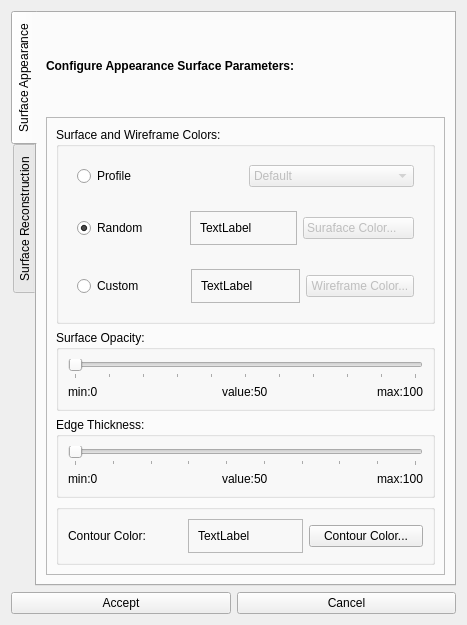
<?xml version="1.0" encoding="UTF-8"?>
<ui version="4.0">
 <class>Dialog</class>
 <widget class="QDialog" name="Dialog">
  <property name="geometry">
   <rect>
    <x>0</x>
    <y>0</y>
    <width>467</width>
    <height>625</height>
   </rect>
  </property>
  <property name="windowTitle">
   <string>Dialog</string>
  </property>
  <layout class="QVBoxLayout" name="verticalLayout_2">
   <item>
    <widget class="QTabWidget" name="tabWidget">
     <property name="tabPosition">
      <enum>QTabWidget::West</enum>
     </property>
     <property name="currentIndex">
      <number>0</number>
     </property>
     <widget class="QWidget" name="tab_3">
      <attribute name="title">
       <string>Surface Appearance</string>
      </attribute>
      <layout class="QVBoxLayout" name="verticalLayout_10">
       <item>
        <widget class="QLabel" name="label">
         <property name="text">
          <string>&lt;html&gt;&lt;head/&gt;&lt;body&gt;&lt;p&gt;&lt;span style=&quot; font-weight:600;&quot;&gt;Configure Appearance Surface Parameters:&lt;/span&gt;&lt;/p&gt;&lt;/body&gt;&lt;/html&gt;</string>
         </property>
        </widget>
       </item>
       <item>
        <widget class="QFrame" name="frame_15">
         <property name="frameShape">
          <enum>QFrame::StyledPanel</enum>
         </property>
         <property name="frameShadow">
          <enum>QFrame::Raised</enum>
         </property>
         <layout class="QVBoxLayout" name="verticalLayout_9">
          <item>
           <widget class="QGroupBox" name="groupBox">
            <property name="title">
             <string>Surface and Wireframe Colors:</string>
            </property>
            <layout class="QVBoxLayout" name="verticalLayout_12">
             <item>
              <widget class="QFrame" name="frame_22">
               <layout class="QHBoxLayout" name="horizontalLayout_19">
                <item>
                 <widget class="QRadioButton" name="radioButtonProfile">
                  <property name="text">
                   <string>Profile</string>
                  </property>
                  <attribute name="buttonGroup">
                   <string notr="true">buttonGroup</string>
                  </attribute>
                 </widget>
                </item>
                <item>
                 <widget class="QComboBox" name="comboBoxSProfile">
                  <property name="enabled">
                   <bool>false</bool>
                  </property>
                  <item>
                   <property name="text">
                    <string>Default</string>
                   </property>
                  </item>
                  <item>
                   <property name="text">
                    <string>Terrain</string>
                   </property>
                  </item>
                  <item>
                   <property name="text">
                    <string>Wireframe</string>
                   </property>
                  </item>
                  <item>
                   <property name="text">
                    <string>Transparent</string>
                   </property>
                  </item>
                  <item>
                   <property name="text">
                    <string>Presentation</string>
                   </property>
                  </item>
                 </widget>
                </item>
               </layout>
              </widget>
             </item>
             <item>
              <widget class="QFrame" name="frame">
               <layout class="QHBoxLayout" name="horizontalLayout_20">
                <item>
                 <widget class="QRadioButton" name="radioButtonRandom">
                  <property name="text">
                   <string>Random</string>
                  </property>
                  <property name="checked">
                   <bool>true</bool>
                  </property>
                  <attribute name="buttonGroup">
                   <string notr="true">buttonGroup</string>
                  </attribute>
                 </widget>
                </item>
                <item>
                 <layout class="QVBoxLayout" name="verticalLayout_16">
                  <item>
                   <widget class="QFrame" name="frameSurface">
                    <property name="frameShape">
                     <enum>QFrame::StyledPanel</enum>
                    </property>
                    <property name="frameShadow">
                     <enum>QFrame::Raised</enum>
                    </property>
                    <layout class="QHBoxLayout" name="horizontalLayout_2">
                     <item>
                      <widget class="QLabel" name="labelSurface">
                       <property name="text">
                        <string>TextLabel</string>
                       </property>
                      </widget>
                     </item>
                    </layout>
                   </widget>
                  </item>
                 </layout>
                </item>
                <item>
                 <widget class="QPushButton" name="pushButtonSurface">
                  <property name="enabled">
                   <bool>false</bool>
                  </property>
                  <property name="text">
                   <string>Suraface Color...    </string>
                  </property>
                 </widget>
                </item>
               </layout>
              </widget>
             </item>
             <item>
              <widget class="QFrame" name="frame_11">
               <layout class="QHBoxLayout" name="horizontalLayout_11">
                <item>
                 <widget class="QRadioButton" name="radioButtonCustom">
                  <property name="text">
                   <string>Custom</string>
                  </property>
                  <attribute name="buttonGroup">
                   <string notr="true">buttonGroup</string>
                  </attribute>
                 </widget>
                </item>
                <item>
                 <layout class="QVBoxLayout" name="verticalLayout_17">
                  <item>
                   <widget class="QFrame" name="frameWireframe">
                    <property name="frameShape">
                     <enum>QFrame::StyledPanel</enum>
                    </property>
                    <property name="frameShadow">
                     <enum>QFrame::Raised</enum>
                    </property>
                    <layout class="QHBoxLayout" name="horizontalLayout_12">
                     <item>
                      <widget class="QLabel" name="labelWireframe">
                       <property name="text">
                        <string>TextLabel</string>
                       </property>
                      </widget>
                     </item>
                    </layout>
                   </widget>
                  </item>
                 </layout>
                </item>
                <item>
                 <widget class="QPushButton" name="pushButtonWireframe">
                  <property name="enabled">
                   <bool>false</bool>
                  </property>
                  <property name="text">
                   <string>Wireframe Color...</string>
                  </property>
                 </widget>
                </item>
               </layout>
              </widget>
             </item>
            </layout>
           </widget>
          </item>
          <item>
           <widget class="QGroupBox" name="groupBox_3">
            <property name="title">
             <string>Surface Opacity:</string>
            </property>
            <layout class="QVBoxLayout" name="verticalLayout_13">
             <item>
              <widget class="QSlider" name="horizontalSliderOpacity">
               <property name="minimum">
                <number>0</number>
               </property>
               <property name="maximum">
                <number>100</number>
               </property>
               <property name="singleStep">
                <number>10</number>
               </property>
               <property name="pageStep">
                <number>10</number>
               </property>
               <property name="orientation">
                <enum>Qt::Horizontal</enum>
               </property>
               <property name="tickPosition">
                <enum>QSlider::TicksBelow</enum>
               </property>
              </widget>
             </item>
             <item>
              <layout class="QHBoxLayout" name="horizontalLayout_4">
               <item>
                <widget class="QLabel" name="labelOpacityMin">
                 <property name="text">
                  <string>min:0</string>
                 </property>
                </widget>
               </item>
               <item alignment="Qt::AlignHCenter">
                <widget class="QLabel" name="labelOpacityValue">
                 <property name="text">
                  <string>value:50</string>
                 </property>
                </widget>
               </item>
               <item alignment="Qt::AlignRight">
                <widget class="QLabel" name="labelOpacityMax">
                 <property name="text">
                  <string>max:100</string>
                 </property>
                </widget>
               </item>
              </layout>
             </item>
            </layout>
           </widget>
          </item>
          <item>
           <widget class="QGroupBox" name="groupBox_4">
            <property name="title">
             <string>Edge Thickness:</string>
            </property>
            <layout class="QVBoxLayout" name="verticalLayout_3">
             <item>
              <widget class="QSlider" name="horizontalSliderThickness">
               <property name="minimum">
                <number>1</number>
               </property>
               <property name="maximum">
                <number>10</number>
               </property>
               <property name="pageStep">
                <number>1</number>
               </property>
               <property name="orientation">
                <enum>Qt::Horizontal</enum>
               </property>
               <property name="tickPosition">
                <enum>QSlider::TicksBelow</enum>
               </property>
              </widget>
             </item>
             <item>
              <layout class="QHBoxLayout" name="horizontalLayout_5">
               <item>
                <widget class="QLabel" name="labelThicknessMin">
                 <property name="text">
                  <string>min:0</string>
                 </property>
                </widget>
               </item>
               <item alignment="Qt::AlignHCenter">
                <widget class="QLabel" name="labelThicknessValue">
                 <property name="text">
                  <string>value:50</string>
                 </property>
                </widget>
               </item>
               <item alignment="Qt::AlignRight">
                <widget class="QLabel" name="labelThicknessMax">
                 <property name="text">
                  <string>max:100</string>
                 </property>
                </widget>
               </item>
              </layout>
             </item>
            </layout>
           </widget>
          </item>
          <item>
           <widget class="QGroupBox" name="groupBox_2">
            <layout class="QHBoxLayout" name="horizontalLayout_21">
             <item>
              <widget class="QLabel" name="label_2">
               <property name="text">
                <string>Contour Color:</string>
               </property>
              </widget>
             </item>
             <item>
              <widget class="QFrame" name="frameContour">
               <property name="frameShape">
                <enum>QFrame::StyledPanel</enum>
               </property>
               <property name="frameShadow">
                <enum>QFrame::Raised</enum>
               </property>
               <layout class="QHBoxLayout" name="horizontalLayout_22">
                <item>
                 <widget class="QLabel" name="labelContour">
                  <property name="text">
                   <string>TextLabel</string>
                  </property>
                 </widget>
                </item>
               </layout>
              </widget>
             </item>
             <item>
              <widget class="QPushButton" name="pushButtonContour">
               <property name="text">
                <string>Contour Color...</string>
               </property>
              </widget>
             </item>
            </layout>
           </widget>
          </item>
         </layout>
        </widget>
       </item>
      </layout>
     </widget>
     <widget class="QWidget" name="tab_4">
      <attribute name="title">
       <string>Surface Reconstruction</string>
      </attribute>
      <layout class="QVBoxLayout" name="verticalLayout_11">
       <item>
        <widget class="QLabel" name="label_12">
         <property name="text">
          <string>&lt;html&gt;&lt;head/&gt;&lt;body&gt;&lt;p&gt;&lt;span style=&quot; font-weight:600;&quot;&gt;Configure Delaunay Surface Reconstruction Parameters:&lt;/span&gt;&lt;/p&gt;&lt;/body&gt;&lt;/html&gt;</string>
         </property>
        </widget>
       </item>
       <item>
        <widget class="QFrame" name="frame_13">
         <property name="frameShape">
          <enum>QFrame::StyledPanel</enum>
         </property>
         <property name="frameShadow">
          <enum>QFrame::Raised</enum>
         </property>
         <layout class="QVBoxLayout" name="verticalLayout_14">
          <item>
           <layout class="QHBoxLayout" name="horizontalLayout_13">
            <item>
             <widget class="QLabel" name="label_38">
              <property name="text">
               <string>Profiles:</string>
              </property>
             </widget>
            </item>
            <item>
             <widget class="QComboBox" name="comboBoxDProfile">
              <item>
               <property name="text">
                <string>Default</string>
               </property>
              </item>
              <item>
               <property name="text">
                <string>High Resolution</string>
               </property>
              </item>
              <item>
               <property name="text">
                <string>Typical Gis</string>
               </property>
              </item>
              <item>
               <property name="text">
                <string>Noisy Data</string>
               </property>
              </item>
              <item>
               <property name="text">
                <string>Contour Preserving</string>
               </property>
              </item>
             </widget>
            </item>
           </layout>
          </item>
          <item>
           <widget class="QFrame" name="frame_2">
            <property name="frameShape">
             <enum>QFrame::StyledPanel</enum>
            </property>
            <property name="frameShadow">
             <enum>QFrame::Raised</enum>
            </property>
            <layout class="QHBoxLayout" name="horizontalLayout">
             <item>
              <widget class="QLabel" name="label_13">
               <property name="text">
                <string>Cleaner Tolerance:      </string>
               </property>
              </widget>
             </item>
             <item>
              <layout class="QVBoxLayout" name="verticalLayout">
               <item>
                <widget class="QSlider" name="horizontalSliderCTolerance">
                 <property name="minimum">
                  <number>10</number>
                 </property>
                 <property name="maximum">
                  <number>10000</number>
                 </property>
                 <property name="singleStep">
                  <number>100</number>
                 </property>
                 <property name="pageStep">
                  <number>1000</number>
                 </property>
                 <property name="orientation">
                  <enum>Qt::Horizontal</enum>
                 </property>
                 <property name="tickPosition">
                  <enum>QSlider::TicksBelow</enum>
                 </property>
                </widget>
               </item>
               <item>
                <layout class="QHBoxLayout" name="horizontalLayout_6">
                 <item>
                  <widget class="QLabel" name="labelCToleranceMin">
                   <property name="text">
                    <string>min:0</string>
                   </property>
                  </widget>
                 </item>
                 <item alignment="Qt::AlignHCenter">
                  <widget class="QLabel" name="labelCToleranceValue">
                   <property name="text">
                    <string>value:50</string>
                   </property>
                  </widget>
                 </item>
                 <item alignment="Qt::AlignRight">
                  <widget class="QLabel" name="labelCToleranceMax">
                   <property name="text">
                    <string>max:100</string>
                   </property>
                  </widget>
                 </item>
                </layout>
               </item>
              </layout>
             </item>
            </layout>
           </widget>
          </item>
          <item>
           <widget class="QFrame" name="frame_6">
            <property name="frameShape">
             <enum>QFrame::StyledPanel</enum>
            </property>
            <property name="frameShadow">
             <enum>QFrame::Raised</enum>
            </property>
            <layout class="QHBoxLayout" name="horizontalLayout_14">
             <item>
              <widget class="QLabel" name="label_17">
               <property name="text">
                <string>Delaunay's Alpha:        </string>
               </property>
              </widget>
             </item>
             <item>
              <layout class="QVBoxLayout" name="verticalLayout_5">
               <item>
                <widget class="QSlider" name="horizontalSliderDAlpha">
                 <property name="maximum">
                  <number>100</number>
                 </property>
                 <property name="orientation">
                  <enum>Qt::Horizontal</enum>
                 </property>
                 <property name="tickPosition">
                  <enum>QSlider::TicksBelow</enum>
                 </property>
                </widget>
               </item>
               <item>
                <layout class="QHBoxLayout" name="horizontalLayout_7">
                 <item>
                  <widget class="QLabel" name="labelDAlphaMin">
                   <property name="text">
                    <string>min:0</string>
                   </property>
                  </widget>
                 </item>
                 <item alignment="Qt::AlignHCenter">
                  <widget class="QLabel" name="labelDAlphaValue">
                   <property name="text">
                    <string>value:50</string>
                   </property>
                  </widget>
                 </item>
                 <item alignment="Qt::AlignRight">
                  <widget class="QLabel" name="labelDAlphaMax">
                   <property name="text">
                    <string>max:100</string>
                   </property>
                  </widget>
                 </item>
                </layout>
               </item>
              </layout>
             </item>
            </layout>
           </widget>
          </item>
          <item>
           <widget class="QFrame" name="frame_7">
            <property name="frameShape">
             <enum>QFrame::StyledPanel</enum>
            </property>
            <property name="frameShadow">
             <enum>QFrame::Raised</enum>
            </property>
            <layout class="QHBoxLayout" name="horizontalLayout_15">
             <item>
              <widget class="QLabel" name="label_21">
               <property name="text">
                <string>Delaunay's Tolerance:</string>
               </property>
              </widget>
             </item>
             <item>
              <layout class="QVBoxLayout" name="verticalLayout_4">
               <item>
                <widget class="QSlider" name="horizontalSliderDTolerance">
                 <property name="minimum">
                  <number>10</number>
                 </property>
                 <property name="maximum">
                  <number>10000</number>
                 </property>
                 <property name="singleStep">
                  <number>100</number>
                 </property>
                 <property name="pageStep">
                  <number>1000</number>
                 </property>
                 <property name="orientation">
                  <enum>Qt::Horizontal</enum>
                 </property>
                 <property name="tickPosition">
                  <enum>QSlider::TicksBelow</enum>
                 </property>
                </widget>
               </item>
               <item>
                <layout class="QHBoxLayout" name="horizontalLayout_8">
                 <item>
                  <widget class="QLabel" name="labelDToleranceMin">
                   <property name="text">
                    <string>min:0</string>
                   </property>
                  </widget>
                 </item>
                 <item alignment="Qt::AlignHCenter">
                  <widget class="QLabel" name="labelDToleranceValue">
                   <property name="text">
                    <string>value:50</string>
                   </property>
                  </widget>
                 </item>
                 <item alignment="Qt::AlignRight">
                  <widget class="QLabel" name="labelDToleranceMax">
                   <property name="text">
                    <string>max:100</string>
                   </property>
                  </widget>
                 </item>
                </layout>
               </item>
              </layout>
             </item>
            </layout>
           </widget>
          </item>
          <item>
           <widget class="QFrame" name="frame_8">
            <property name="frameShape">
             <enum>QFrame::StyledPanel</enum>
            </property>
            <property name="frameShadow">
             <enum>QFrame::Raised</enum>
            </property>
            <layout class="QHBoxLayout" name="horizontalLayout_16">
             <item>
              <widget class="QLabel" name="label_22">
               <property name="text">
                <string>Delaunay's Offset:       </string>
               </property>
              </widget>
             </item>
             <item>
              <layout class="QVBoxLayout" name="verticalLayout_6">
               <item>
                <widget class="QSlider" name="horizontalSliderDOffset">
                 <property name="minimum">
                  <number>1</number>
                 </property>
                 <property name="maximum">
                  <number>20</number>
                 </property>
                 <property name="pageStep">
                  <number>2</number>
                 </property>
                 <property name="orientation">
                  <enum>Qt::Horizontal</enum>
                 </property>
                 <property name="tickPosition">
                  <enum>QSlider::TicksBelow</enum>
                 </property>
                </widget>
               </item>
               <item>
                <layout class="QHBoxLayout" name="horizontalLayout_9">
                 <item>
                  <widget class="QLabel" name="labelDOffsetMin">
                   <property name="text">
                    <string>min:0</string>
                   </property>
                  </widget>
                 </item>
                 <item>
                  <widget class="QLabel" name="labelDOffsetValue">
                   <property name="text">
                    <string>value:50</string>
                   </property>
                  </widget>
                 </item>
                 <item alignment="Qt::AlignRight">
                  <widget class="QLabel" name="labelDOffsetMax">
                   <property name="text">
                    <string>max:100</string>
                   </property>
                  </widget>
                 </item>
                </layout>
               </item>
              </layout>
             </item>
            </layout>
           </widget>
          </item>
          <item>
           <widget class="QFrame" name="frame_9">
            <property name="frameShape">
             <enum>QFrame::StyledPanel</enum>
            </property>
            <property name="frameShadow">
             <enum>QFrame::Raised</enum>
            </property>
            <layout class="QHBoxLayout" name="horizontalLayout_17">
             <item>
              <widget class="QLabel" name="label_23">
               <property name="text">
                <string>Feature's Angle:           </string>
               </property>
              </widget>
             </item>
             <item>
              <layout class="QVBoxLayout" name="verticalLayout_7">
               <item>
                <widget class="QSlider" name="horizontalSliderFAngle">
                 <property name="maximum">
                  <number>180</number>
                 </property>
                 <property name="pageStep">
                  <number>20</number>
                 </property>
                 <property name="orientation">
                  <enum>Qt::Horizontal</enum>
                 </property>
                 <property name="tickPosition">
                  <enum>QSlider::TicksBelow</enum>
                 </property>
                </widget>
               </item>
               <item>
                <layout class="QHBoxLayout" name="horizontalLayout_10">
                 <item>
                  <widget class="QLabel" name="labelFAngleMin">
                   <property name="text">
                    <string>min:0</string>
                   </property>
                  </widget>
                 </item>
                 <item alignment="Qt::AlignHCenter">
                  <widget class="QLabel" name="labelFAngleValue">
                   <property name="text">
                    <string>value:50</string>
                   </property>
                  </widget>
                 </item>
                 <item alignment="Qt::AlignRight">
                  <widget class="QLabel" name="labelFAngleMax">
                   <property name="text">
                    <string>max:100</string>
                   </property>
                  </widget>
                 </item>
                </layout>
               </item>
              </layout>
             </item>
            </layout>
           </widget>
          </item>
          <item>
           <widget class="QFrame" name="frame_14">
            <property name="frameShape">
             <enum>QFrame::StyledPanel</enum>
            </property>
            <property name="frameShadow">
             <enum>QFrame::Raised</enum>
            </property>
            <layout class="QHBoxLayout" name="horizontalLayout_18">
             <item>
              <widget class="QLabel" name="label_37">
               <property name="text">
                <string>Projection Plane Mode:</string>
               </property>
              </widget>
             </item>
             <item>
              <widget class="QComboBox" name="comboBoxPlane">
               <item>
                <property name="text">
                 <string>Best Fitting Plane</string>
                </property>
               </item>
               <item>
                <property name="text">
                 <string>XY Plane</string>
                </property>
               </item>
               <item>
                <property name="text">
                 <string>YZ Plane</string>
                </property>
               </item>
               <item>
                <property name="text">
                 <string>XZ Plane</string>
                </property>
               </item>
              </widget>
             </item>
            </layout>
           </widget>
          </item>
          <item>
           <widget class="QLabel" name="label_4">
            <property name="text">
             <string/>
            </property>
           </widget>
          </item>
          <item>
           <widget class="QLabel" name="label_3">
            <property name="text">
             <string/>
            </property>
           </widget>
          </item>
         </layout>
        </widget>
       </item>
      </layout>
     </widget>
    </widget>
   </item>
   <item>
    <layout class="QHBoxLayout" name="horizontalLayout_3">
     <item>
      <widget class="QPushButton" name="pushButtonAccept">
       <property name="text">
        <string>Accept</string>
       </property>
      </widget>
     </item>
     <item>
      <widget class="QPushButton" name="pushButtonReject">
       <property name="text">
        <string>Cancel</string>
       </property>
      </widget>
     </item>
    </layout>
   </item>
  </layout>
 </widget>
 <resources/>
 <connections/>
 <buttongroups>
  <buttongroup name="buttonGroup"/>
 </buttongroups>
</ui>
